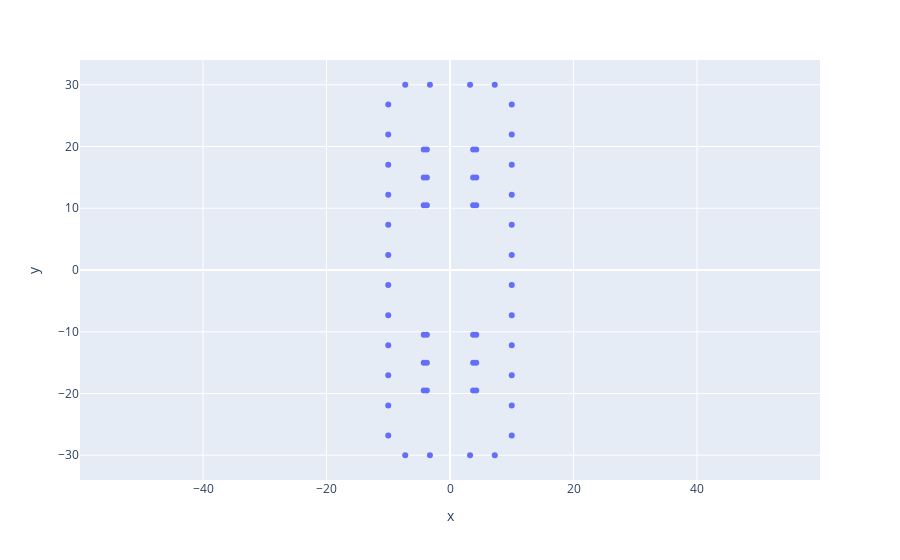

Notebook source saved alongside this figure:
### Markdown cell above
## (OPTIONAL) Visualize the distribution

### Code cell
gallery_distribution=GalleryWithOptionalPanels()
[distribution, vectors, template]=gallery_distribution.solve_gallery(56)
import plotly.express as px
fig = px.scatter(x=distribution[:,0], y=distribution[:,1])
fig.update_xaxes(scaleanchor="y", scaleratio=1)
fig.update_yaxes(scaleanchor="x", scaleratio=1)

fig.show()
gallery_distribution.panels_off

### Figure 1 — Plotly figure (JSON) as saved in the notebook; plotly's stock layout.template omitted (floating-point values rounded to 4 significant figures)
{"data": [{"hovertemplate": "x=%{x}<br>y=%{y}<extra></extra>", "legendgroup": "", "marker": {"color": "#636efa", "symbol": "circle"}, "mode": "markers", "name": "", "orientation": "v", "showlegend": false, "type": "scatter", "x": [10, 7.25, -7.25, -10, 7.25, -7.25, 10, -10, 10, -10, 10, -10, 10, -10, 10, -10, 10, -10, 10, -10, 10, -10, 10, -10, 10, -10, 10, 3.25, -3.25, -10, 3.25, -3.25, -3.75, 4.25, -3.75, 3.75, -4.25, -4.25, 4.25, 3.75, -3.75, 4.25, -3.75, 3.75, -4.25, -4.25, 4.25, 3.75, -3.75, 4.25, -3.75, 3.75, -4.25, -4.25, 4.25, 3.75], "xaxis": "x", "y": [-26.81, -30, -30, -26.81, 30, 30, -21.94, -21.94, -17.06, -17.06, -12.19, -12.19, -7.313, -7.313, -2.438, -2.438, 2.437, 2.437, 7.312, 7.312, 12.19, 12.19, 17.06, 17.06, 21.94, 21.94, 26.81, -30, -30, 26.81, 30, 30, 10.5, 10.5, -19.5, -19.5, 10.5, -19.5, -19.5, 10.5, 15.0, 15.0, -15.0, -15.0, 15.0, -15.0, -15.0, 15.0, 19.5, 19.5, -10.5, -10.5, 19.5, -10.5, -10.5, 19.5], "yaxis": "y"}], "layout": {"legend": {"tracegroupgap": 0}, "margin": {"t": 60}, "xaxis": {"anchor": "y", "domain": [0, 1], "scaleanchor": "y", "scaleratio": 1, "title": {"text": "x"}}, "yaxis": {"anchor": "x", "domain": [0, 1], "scaleanchor": "x", "scaleratio": 1, "title": {"text": "y"}}}}
